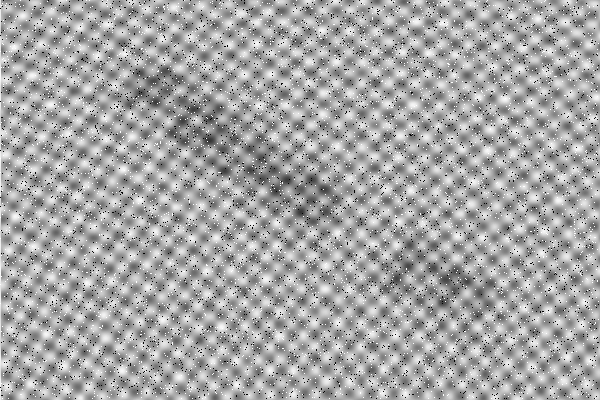
#> input picture assets/Letters-noisy.png, 600 x 400 px
$ jupyter execute BetterLetters.ipynb   (shell and % lines are left out)   (older library calls are emulated)
#> lines starting #> are read from the running program, lines starting #| are printed output that depends on the picture; after the words box and inside, x2 and y2 are one past the last pixel; in counts of white or black regions, pixels touching at a corner belong together
# Pipeline de Processamento e Recuperação da Imagem 'Letters-noisy.png'

**Objetivo:** Este notebook implementa um pipeline completo para limpar a imagem `Letters-noisy.png`, que sofre de dois tipos de ruído: periódico (linhas e padrões repetitivos) e sal e pimenta (pontos brancos e pretos aleatórios).

O processo está dividido nos seguintes passos:
1. **Análise no Domínio da Frequência:** Usamos a Transformada de Fourier para visualizar o ruído periódico como picos de alta energia no espectro.
2. **Deteção Automática de Picos (2 Passagens):** Identificamos os picos de ruído de forma automática, primeiro os mais intensos e depois os secundários.
3. **Criação de Filtros Notch:** Geramos filtros para "bloquear" (atenuar) as frequências correspondentes aos picos de ruído detetados.
4. **Filtragem de Ruído Periódico:** Aplicamos os filtros e reconstruímos a imagem, agora sem o ruído periódico.
5. **Remoção de Ruído Sal e Pimenta:** Usamos um filtro de mediana para eliminar os pontos aleatórios restantes.
6. **Análise e Segmentação:** Analisamos o histograma, aplicamos binarização adaptativa e, finalmente, usamos a deteção de contornos (Canny) para extrair as letras.

[cell 1]
import cv2
import numpy as np
from matplotlib import pyplot as plt

# Configuração para exibir plots no notebook

# Configurações de plot para melhor visualização
plt.rcParams['figure.figsize'] = (8, 8)
plt.rcParams['image.cmap'] = 'gray'

### Passo 1: Carregar e Visualizar a Imagem Original

[cell 2]
image_path = '../assets/Letters-noisy.png'
img_original = cv2.imread(image_path, cv2.IMREAD_GRAYSCALE)
#> img_original is the input picture: shape (400, 600); min 0, max 255, mean 166.1

if img_original is None:
    print(f"Erro: Não foi possível carregar a imagem em '{image_path}'. Verifique o caminho.")
else:
    plt.imshow(img_original)
    plt.title('Imagem Original (Com Ruído)')
    plt.axis('off')
    plt.show()

### Passo 2: Análise no Domínio da Frequência

A Transformada de Fourier (DFT) permite-nos passar do domínio espacial (pixels) para o domínio da frequência. Nesta representação, o ruído periódico manifesta-se como pontos brilhantes e simétricos em relação ao centro do espectro.

[cell 3]
# Calcula a DFT. A imagem é convertida para float32.
dft = cv2.dft(np.float32(img_original), flags=cv2.DFT_COMPLEX_OUTPUT)

# Desloca o componente de frequência zero (DC) para o centro do espectro.
dft_shift = np.fft.fftshift(dft)

# Calcula o espectro de magnitude para visualização.
# A escala logarítmica (20*log) ajuda a realçar os picos, que de outra forma seriam pouco visíveis.
magnitude_spectrum = 20 * np.log(cv2.magnitude(dft_shift[:, :, 0], dft_shift[:, :, 1]) + 1)
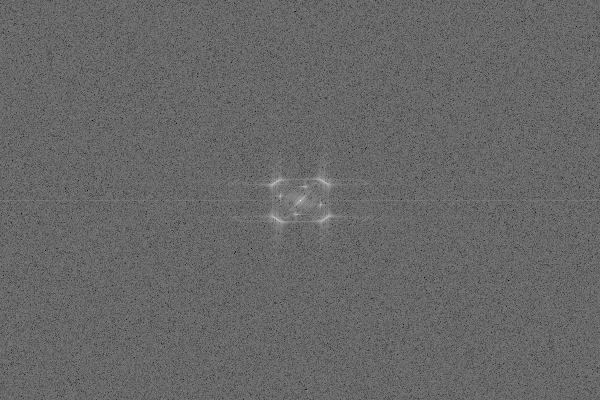
#> magnitude_spectrum: shape (400, 600) float32; min 74.89, max 350, mean 186.8; drawn with min black and max white

plt.imshow(magnitude_spectrum)
plt.title('Espectro de Magnitude (Domínio da Frequência)')
plt.axis('off')
plt.show()

### Passo 3: Deteção Automática de Picos de Ruído (2 Passagens)

Para automatizar a remoção do ruído, precisamos de localizar estes picos brilhantes. Faremos isto em duas passagens para garantir que apanhamos tanto os picos óbvios como os mais subtis.

- **Passagem 1 (Picos Fortes):** Usamos um limiar (threshold) alto para isolar apenas os pontos mais brilhantes do espectro.
- **Passagem 2 (Picos Fracos):** Usamos um limiar mais baixo para encontrar picos secundários.

[cell 4]
# Normaliza o espectro para o intervalo [0, 255] para que possamos usar funções do OpenCV.
norm_spectrum = cv2.normalize(magnitude_spectrum, None, 0, 255, cv2.NORM_MINMAX, dtype=cv2.CV_8U)

# Limiares para as duas passagens.
THRESHOLD_STRONG = 170  # Valor alto para picos principais (X)
THRESHOLD_WEAK = 150    # Valor mais baixo para picos secundários (Y), onde Y < X

_, picos_fortes_img = cv2.threshold(norm_spectrum, THRESHOLD_STRONG, 255, cv2.THRESH_BINARY)
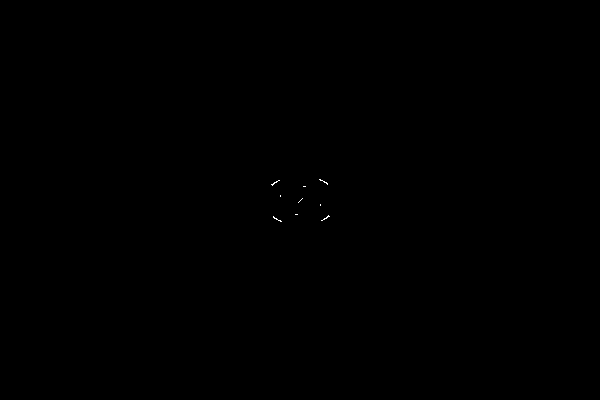
#> picos_fortes_img: shape (400, 600); 0.03% white in thin lines or dots, all inside (x1, y1, x2, y2) = (271, 179, 330, 222)
_, picos_fracos_img = cv2.threshold(norm_spectrum, THRESHOLD_WEAK, 255, cv2.THRESH_BINARY)
#> picos_fracos_img: shape (400, 600); 0.09% white in thin lines or dots, all inside (x1, y1, x2, y2) = (269, 178, 332, 223)

# Mostra os picos identificados em cada passagem
fig, (ax1, ax2) = plt.subplots(1, 2, figsize=(16, 8))

ax1.imshow(picos_fortes_img)
ax1.set_title(f'Passagem 1: Picos Fortes (Limiar > {THRESHOLD_STRONG})')
ax1.axis('off')

ax2.imshow(picos_fracos_img)
ax2.set_title(f'Passagem 2: Picos Fracos e Fortes (Limiar > {THRESHOLD_WEAK})')
ax2.axis('off')

plt.show()
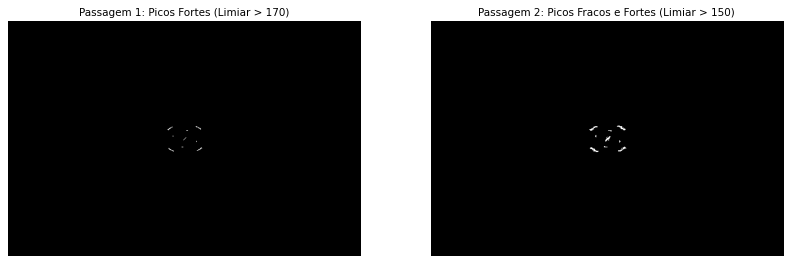
#> figure drawn by matplotlib, 2 panels

### Passo 4: Criação do Filtro Notch Combinado

Agora, criamos uma máscara (um "filtro notch") para bloquear as frequências dos picos detetados. A máscara será uma imagem preta com círculos brancos, mas aqui vamos inverter a lógica: uma imagem branca onde colocamos círculos pretos (valor 0) para anular os picos.

- **Picos Fortes:** Serão bloqueados com um círculo de raio maior, pois correspondem a uma interferência mais forte.
- **Picos Fracos:** Serão bloqueados com um raio menor, para uma filtragem mais "cirúrgica" sem afetar frequências vizinhas importantes.

[cell 5]
import cv2
import numpy as np

def criar_mascara_notch_gaussiana(shape, picos_img, raio, mascara_existente=None):
    """Cria ou atualiza uma máscara notch gaussiana a partir de uma imagem de picos."""
    # Para filtros gaussianos contínuos, é essencial usar float32 no intervalo [0.0, 1.0]
    if mascara_existente is None:
        mascara = np.ones(shape, dtype=np.float32)
    else:
        mascara = mascara_existente.copy()
        # Se a máscara anterior vier em uint8 (0-255), convertemos para float32 (0.0-1.0)
        if mascara.dtype == np.uint8:
            mascara = mascara.astype(np.float32) / 255.0

    # Encontra os contornos dos picos
    contours, _ = cv2.findContours(picos_img, cv2.RETR_EXTERNAL, cv2.CHAIN_APPROX_SIMPLE)

    crow, ccol = shape[0] // 2, shape[1] // 2
    min_dist_centro = 5

    # Cria uma matriz de coordenadas (X, Y) para otimizar o cálculo matemático do Gaussiano
    Y, X = np.ogrid[:shape[0], :shape[1]]

    count = 0
    for cnt in contours:
        M = cv2.moments(cnt)
        if M["m00"] == 0:
            continue

        cX = int(M["m10"] / M["m00"])
        cY = int(M["m01"] / M["m00"])

        dist_centro = np.sqrt((cX - ccol)**2 + (cY - crow)**2)

        # Verificamos se o centro deste pico ainda não foi atenuado (mascara perto de 1.0)
        if mascara[cY, cX] > 0.5 and dist_centro > min_dist_centro:

            # 1. Filtro Gaussiano para o pico detetado
            dist_sq_1 = (X - cX)**2 + (Y - cY)**2
            notch_1 = 1.0 - np.exp(-dist_sq_1 / (2 * (raio**2)))

            # 2. Filtro Gaussiano para o pico SIMÉTRICO (Crucial para não distorcer a imagem)
            sym_X = (2 * ccol) - cX
            sym_Y = (2 * crow) - cY
            dist_sq_2 = (X - sym_X)**2 + (Y - sym_Y)**2
            notch_2 = 1.0 - np.exp(-dist_sq_2 / (2 * (raio**2)))

            # Multiplicar a máscara atual pelos novos "buracos" gaussianos
            mascara = mascara * notch_1 * notch_2
            count += 1

    print(f"Pares de Filtros Notch Gaussianos aplicados (D0={raio}): {count}")
    return mascara

# Dimensões da imagem
rows, cols = img_original.shape
#> rows = 400; cols = 600
img_shape = (rows, cols)
#> img_shape = (400, 600)

# Raios dos filtros
RAIO_FORTE = 6 # Raio maior para picos fortes
RAIO_FRACO = 3  # Raio menor para picos fracos

print("--- Criando Máscara (Passagem 1) ---")
mascara_notch = criar_mascara_notch_gaussiana(img_shape, picos_fortes_img, RAIO_FORTE)
#> in criar_mascara_notch_gaussiana, `contours, _ = cv2.findContours(picos_img, cv2.RETR_EXTERNAL, cv2.CHAIN..`: contours = 9 contours, all with area under 20
#> the loop in criar_mascara_notch_gaussiana, `for cnt in contours:` made 9 passes
#> (cX, cY, dist_centro, sym_X, sym_Y, count) on passes 1 to 2: (276, 218, 30, 324, 182, 1), (326, 217, 31.06, 274, 183, 2)
#> cnt on passes 3 to 7: [[295, 214], [297, 214]], [[320, 204], [320, 205]], [[302, 198], [298, 202]], [[280, 195], [280, 196]], [[303, 186], [305, 186]]
#> pass 1, in criar_mascara_notch_gaussiana, `notch_1 = 1.0 - np.exp(-dist_sq_1 / (2 * (raio**2)))`:
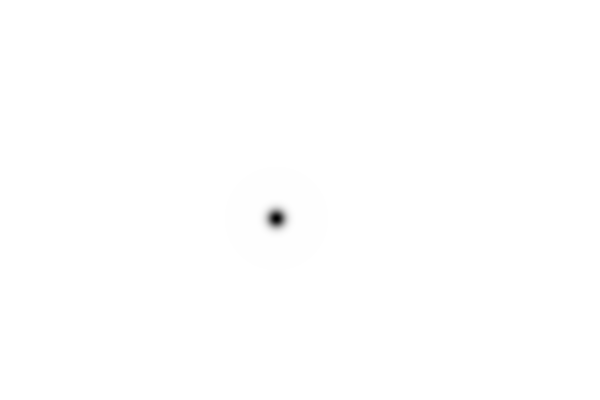
#> notch_1: shape (400, 600) float64; min 0, max 1, mean 0.999
#> pass 1, in criar_mascara_notch_gaussiana, `dist_sq_2 = (X - sym_X)**2 + (Y - sym_Y)**2`:
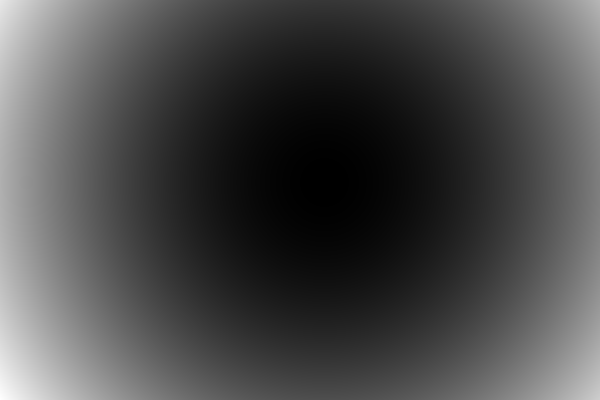
#> dist_sq_2: shape (400, 600) int64; min 0, max 152065, mean 44239.7; drawn with min black and max white
#> after the loop in criar_mascara_notch_gaussiana, `for cnt in contours:`:
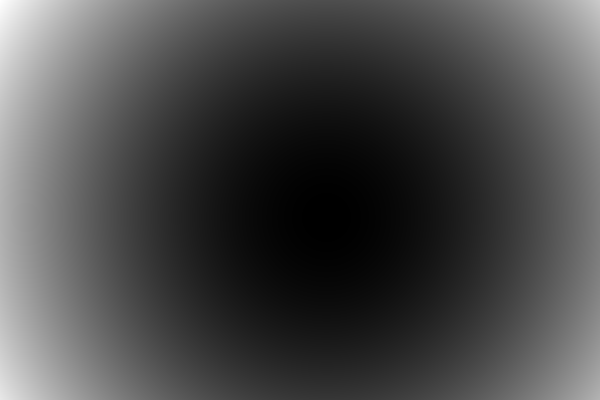
#> dist_sq_1: shape (400, 600) int64; min 0, max 153365, mean 44341.7; drawn with min black and max white
#> after the loop in criar_mascara_notch_gaussiana, `for cnt in contours:`:
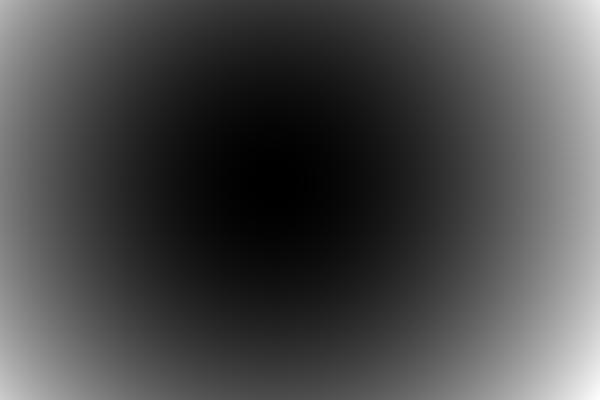
#> dist_sq_2: shape (400, 600) int64; min 0, max 152281, mean 44255.7; drawn with min black and max white
#> after the loop in criar_mascara_notch_gaussiana, `for cnt in contours:`: count = 2; sym_X = 274; sym_Y = 183
#| Pares de Filtros Notch Gaussianos aplicados (D0=6): 2

print("\n--- Atualizando Máscara (Passagem 2) ---")
mascara_notch = criar_mascara_notch_gaussiana(img_shape, picos_fracos_img, RAIO_FRACO, mascara_existente=mascara_notch)
#> in criar_mascara_notch_gaussiana (call 2), `contours, _ = cv2.findContours(picos_img, cv2.RETR_EXTERNAL, cv2.CHAIN..`: contours = 9 contours, 6 with area under 20; largest, box (x1, y1, x2, y2) and area: (270, 215, 285, 223) 25, (316, 178, 331, 186) 25, (296, 196, 305, 205) 20
#> the loop in criar_mascara_notch_gaussiana (call 2), `for cnt in contours:` made 9 passes
#> (cnt, cX, cY, dist_centro, sym_X, sym_Y, count) on pass 4: ([[320, 203], [320, 206], [321, 205], [321, 204]], 320, 204, 20.4, 280, 196, 2)
#> (cX, cY, dist_centro, sym_X, sym_Y, count) on pass 3: (294, 213, 14.32, 306, 187, 1)
#| Pares de Filtros Notch Gaussianos aplicados (D0=3): 2

# A máscara final precisa ter 2 canais para ser aplicada ao DFT (real e imaginário)
mascara_final = np.zeros((rows, cols, 2), dtype=np.float32)
mascara_final[:, :, 0] = mascara_notch
mascara_final[:, :, 1] = mascara_notch

plt.imshow(mascara_notch)
plt.title('Máscara de Filtro Notch Combinada')
plt.axis('off')
plt.show()

### Visualização da Máscara sobre o Espectro

Para ter uma ideia clara de quais frequências estão a ser bloqueadas, podemos sobrepor a máscara ao espectro de magnitude. As áreas a vermelho são as frequências que o nosso filtro está a remover.

[cell 6]
# Multiplica o espectro (0 a 255) pela máscara Gaussiana (0.0 a 1.0)
# As zonas bloqueadas (0.0) vão ficar pretas no espectro, de forma suave!
espectro_mascarado = norm_spectrum * mascara_notch

# Exibe a imagem em escala de cinza
plt.imshow(espectro_mascarado, cmap='gray')
plt.title('Espectro com Filtro Notch Aplicado (Buracos Pretos)')
plt.axis('off')
plt.savefig("../output/notchFilter.png", bbox_inches="tight")
plt.show()

### Passo 5: Filtragem de Ruído Periódico e Reconstrução

Multiplicamos o espectro de frequência pela máscara (onde os picos de ruído serão zerados) e, em seguida, aplicamos a Transformada Inversa de Fourier (IDFT) para voltar ao domínio espacial e ver a imagem limpa.

[cell 7]
# Aplica a máscara ao espectro de frequência.
fshift_filtrado = dft_shift * mascara_final

# Desfaz o deslocamento do centro.
f_ishift = np.fft.ifftshift(fshift_filtrado)

# Calcula a Transformada Inversa para obter a imagem de volta.
img_filtrada_freq = cv2.idft(f_ishift)

# A imagem resultante é complexa. Pegamos a magnitude para ter uma imagem real.
img_filtrada_freq = cv2.magnitude(img_filtrada_freq[:, :, 0], img_filtrada_freq[:, :, 1])

# Normaliza a imagem para o intervalo [0, 255] para visualização.
cv2.normalize(img_filtrada_freq, img_filtrada_freq, 0, 255, cv2.NORM_MINMAX)
img_filtrada_freq = np.uint8(img_filtrada_freq)

plt.imshow(img_filtrada_freq)
plt.title('Imagem Após Filtragem no Domínio da Frequência')
plt.axis('off')
plt.show()

### Passo 6: Remoção de Ruído Sal e Pimenta

A imagem agora está livre do ruído periódico, mas ainda contém o ruído "sal e pimenta". O **filtro de mediana** é a ferramenta ideal para este problema. Ele substitui cada pixel pelo valor da mediana dos seus vizinhos, o que é muito eficaz para eliminar ruídos que são pontos extremos (muito brancos ou muito pretos).

[cell 8]
# Aplica um filtro de mediana com um kernel 3x3.
# Este tamanho é geralmente suficiente para ruído sal e pimenta sem desfocar demais a imagem.
img_limpa = cv2.medianBlur(img_filtrada_freq, 3)
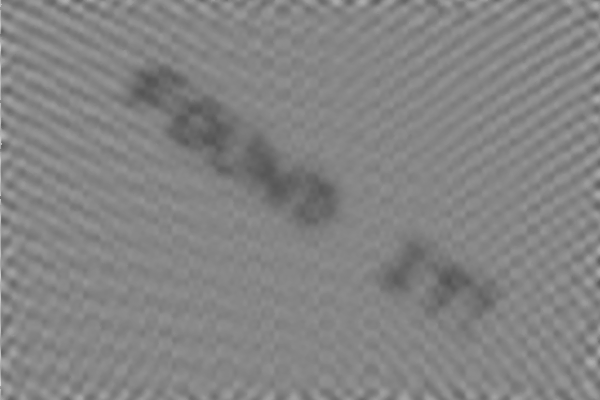
#> img_limpa: shape (400, 600); min 83, max 208, mean 132.1

plt.imshow(img_limpa)
plt.title('Imagem Final Limpa (Após Filtro de Mediana)')
plt.axis('off')
plt.show()

### Passo 7: Análise do Histograma

O histograma mostra a distribuição das intensidades dos pixels. Ele ajuda-nos a entender se há uma separação clara entre o fundo (background) e os objetos de interesse (o texto), o que é útil para escolher uma boa estratégia de binarização.

[cell 9]
plt.figure(figsize=(10, 5))
plt.hist(img_limpa.ravel(), 256, [0, 256])
plt.title('Histograma da Imagem Limpa')
plt.xlabel('Intensidade do Pixel')
plt.ylabel('Quantidade de Pixels')
plt.show()
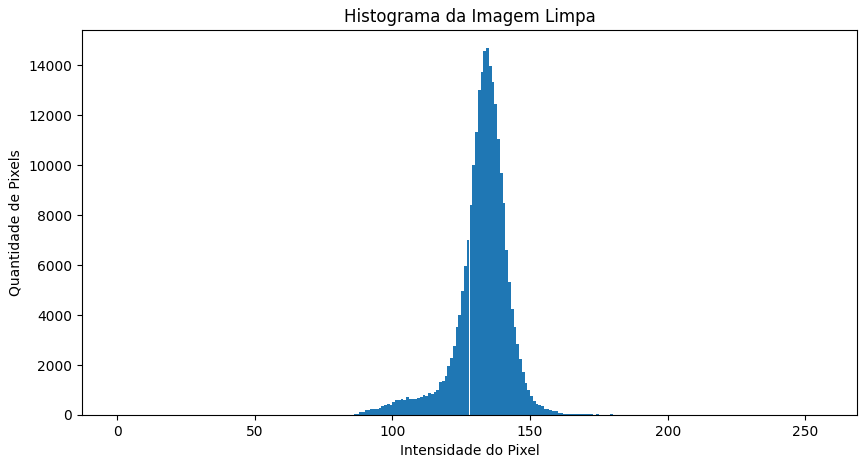
#> figure drawn by matplotlib, 1 panel; tallest bar 14679 high, from x = 134 to 135

### Passo 8: Binarização Adaptativa

Binarizar é converter a imagem em preto e branco. Um limiar fixo (ex: tudo abaixo de 128 vira preto) não funcionaria bem aqui devido a variações de iluminação. A **binarização adaptativa** é a melhor solução, pois calcula um limiar diferente para cada pequena região da imagem, adaptando-se às condições locais.

Usamos `THRESH_BINARY_INV` porque o nosso texto é escuro e queremos que ele fique branco (valor 255) no resultado final, que é o formato esperado pela maioria dos algoritmos de contorno.

[cell 10]
# blockSize: Tamanho da vizinhança para calcular o limiar (deve ser ímpar).
# C: Uma constante subtraída da média ou média ponderada. Ajuda a refinar o limiar.
img_binarizada = cv2.adaptiveThreshold(
    img_limpa,
    255,
    cv2.ADAPTIVE_THRESH_GAUSSIAN_C,
    cv2.THRESH_BINARY_INV,
    blockSize=221, # Um bloco maior pode ajudar com gradientes suaves
    C=15
)
#> img_binarizada: shape (400, 600); 7.3% white; 200 white regions (106 under 20 px), largest, box (x1, y1, x2, y2) and area: (169, 99, 232, 155) 1720, (246, 138, 304, 202) 1491, (126, 66, 186, 107) 1256

plt.imshow(img_binarizada)
plt.title('Imagem Binarizada (Adaptativa)')
plt.axis('off')
plt.show()

### Passo 9: Deteção de Contornos (Canny)

Finalmente, aplicamos o detector de contornos de Canny. Ele é eficaz para encontrar as bordas das letras na imagem binarizada, dando-nos o resultado final limpo e segmentado.

[cell 11]
# O detector de Canny usa dois limiares (min e max) para detetar bordas fortes e fracas.
edges = cv2.Canny(img_binarizada, 100, 200)
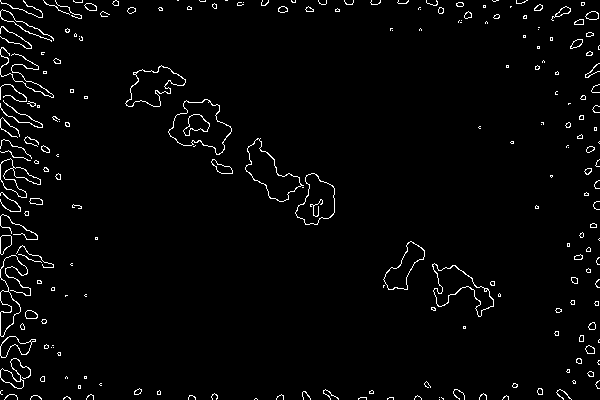
#> edges: shape (400, 600); 2.5% white in thin lines or dots

plt.imshow(edges)
plt.title('Resultado Final: Deteção de Contornos (Canny)')
plt.axis('off')
plt.show()
